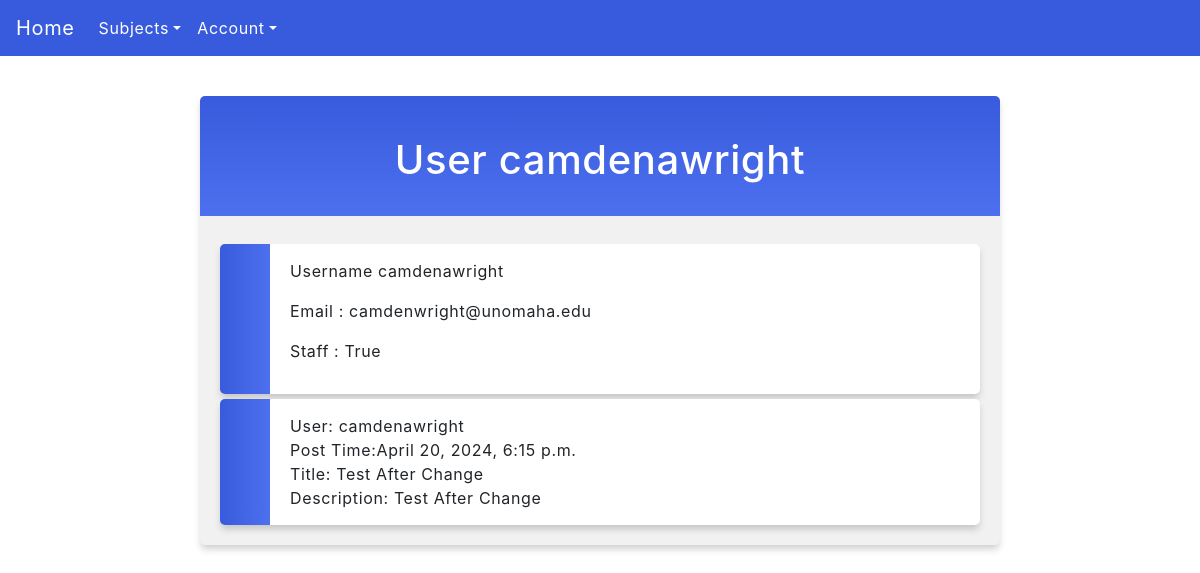
Page /users/userDetails/1/ on the earlier database version.
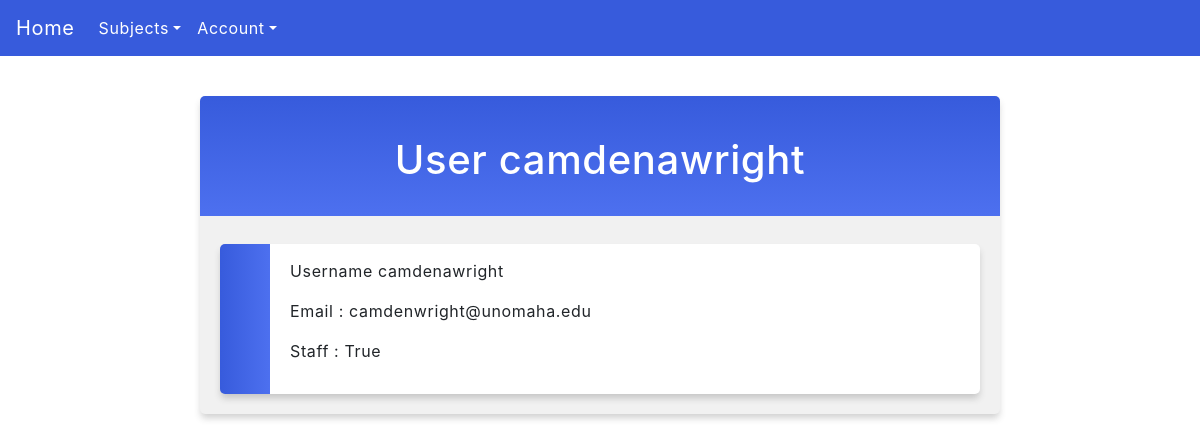
Same page on the later database version.
### posts/models.py (models this page shows, shortened)
class Ticket(models.Model):
    user = models.ForeignKey(User, blank = True, null = True, on_delete = models.PROTECT)
    username = models.CharField("Username", max_length = 100, blank = True, null = True)
    title = models.CharField("Title", max_length = 100)
    time_of_post = models.DateTimeField("Time of Post",auto_now_add=True)
    post_description = models.CharField("Description", max_length = 500, null = True)
    pdf_file = models.FileField('PDF File', null = True, blank = True, validators=[FileExtensionValidator(allowed_extensions=['pdf', 'doc'])])
    video_file = models.FileField('Video File', null = True, blank = True, validators=[FileExtensionValidator(allowed_extensions=['mp4'])])
    video_website_address = models.URLField('Video Adress', null = True, blank = True)
    ticket_course = models.ForeignKey('Course', on_delete=models.CASCADE, null=True, blank=True)  # ForeignKey relationship with Course

### posts/views.py (the view)
# urls.py: path('users/userDetails/<int:user_id>/', views.userDetails, name="User Details"),
def userDetails(request, user_id):
    isAuthenticated = request.user.is_authenticated
    user = get_object_or_404(User, pk=user_id)
    tickets = Ticket.objects.filter(user=user)
    return render(request, 'user_details.html', {'user': user, 'tickets': tickets, 'isAuthenticated': isAuthenticated,})

### posts/templates/user_details.html (shortened to what this page needs)
{% extends "master.html" %}
{% block content %}
  <div class = "forum">
    <h1>User {{ user.get_username }}</h1>
  <ul>
    <li>
      <p>Username {{ user.get_username }}</p>
      <p>Email : {{ user.email }}</p>
      <p>Staff : {{ user.is_staff }}</p>
    </li>
    {% for ticket in tickets %}
      <li>
        User: {{ ticket.user }}
        <br>
        Post Time:{{ticket.time_of_post}}
        <br>
        Title: {{ ticket.title }}
        <br>
        Description: {{ ticket.post_description}}
        <br>
      </li>
    {% endfor %}
  </ul>
</div>
{% endblock %}

Differences in the rows shown:
no longer on this page (row edited): Ticket: user "camdenawright", time_of_post "April 20, 2024, 6:15 p.m.", title "Test After Change", post_description "Test After Change"
